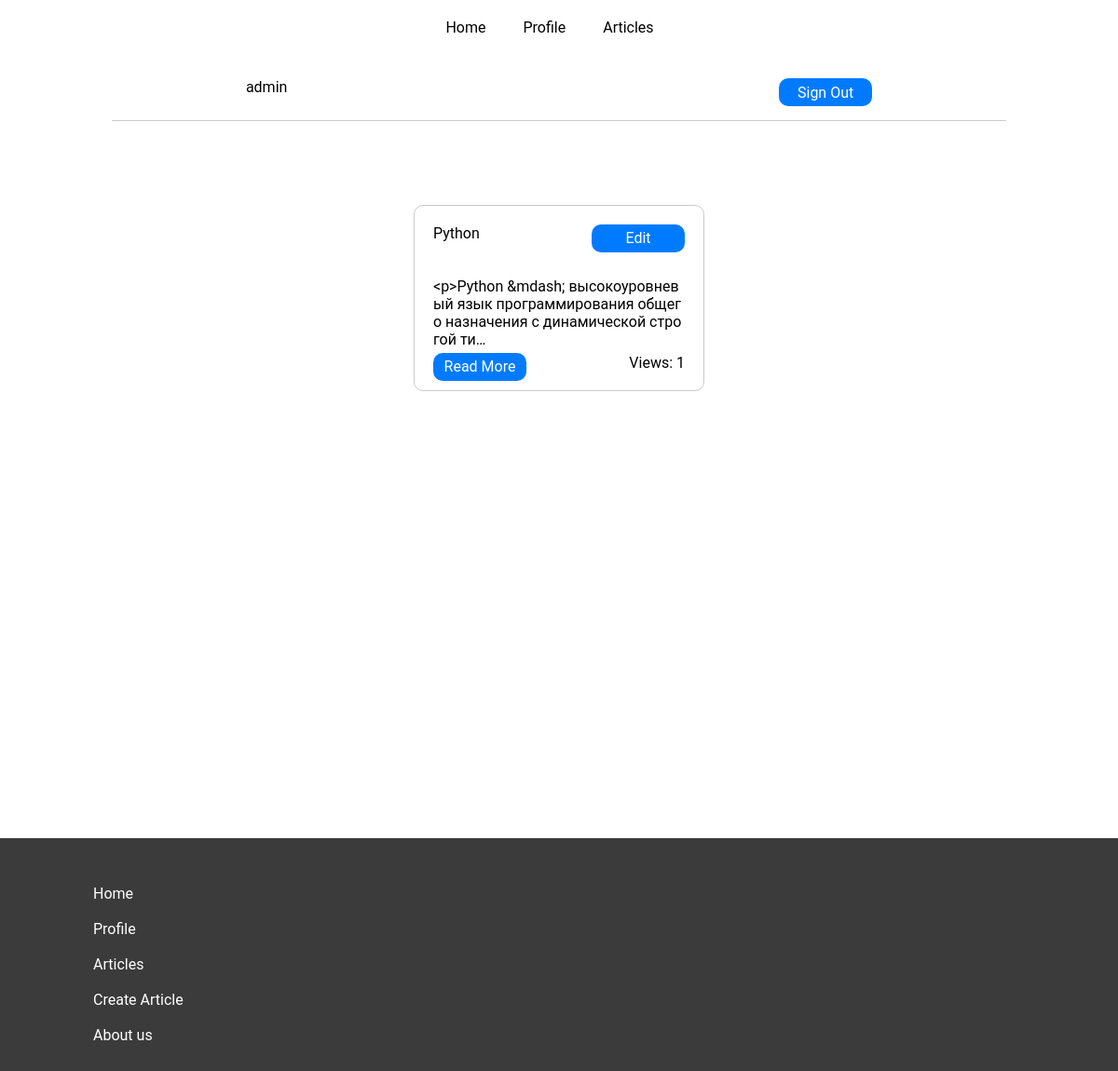
/profile/ (signed in), run on an earlier commit of the app's database.
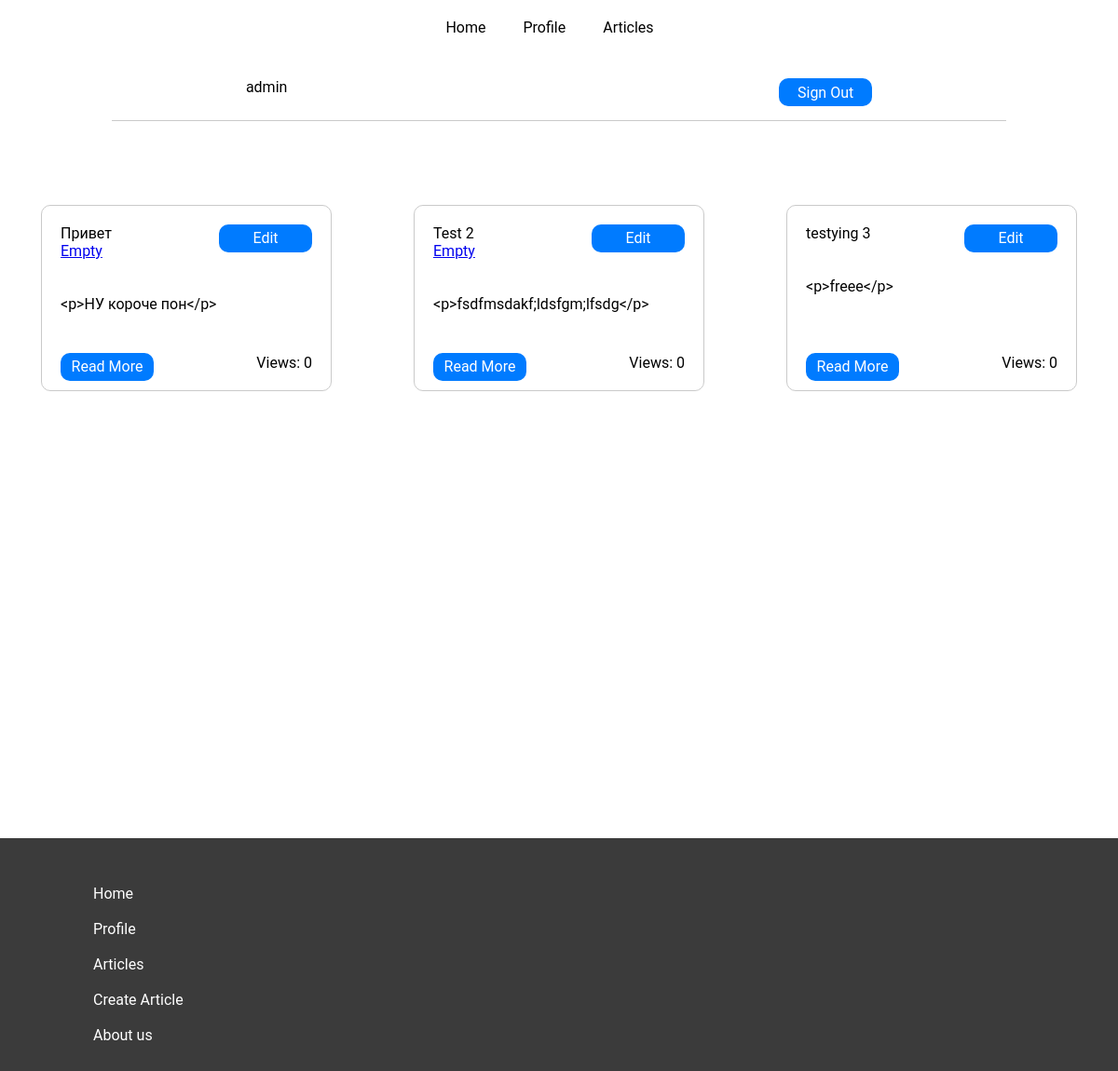
And on a later commit of the database.
### main/models.py (models this page shows, shortened)
class User(AbstractBaseUser):
    email = models.EmailField(verbose_name='email address', max_length=255, unique=True)
    username = models.CharField(verbose_name='name', max_length=30, blank=True, unique=True)
    is_staff = models.BooleanField(verbose_name='staff', default=False)
    is_superuser = models.BooleanField(verbose_name='superuser', default=False)
    avatar = models.ImageField(verbose_name='avatar', upload_to='avatar/%Y-%m-%d/', blank=True, default='avatar.svg')
    can_manage_article = models.BooleanField(verbose_name='can manage article', default=False)
    objects = UserManager()
    USERNAME_FIELD = 'email'
    REQUIRED_FIELDS = ['username']

class Article(models.Model):
    title = models.CharField(verbose_name='title', max_length=255, blank=True)
    content = RichTextField(verbose_name='content', blank=True)
    date = models.DateTimeField(verbose_name='date', auto_now_add=True)
    views = models.ManyToManyField(Ip, related_name="post_views", blank=True)
    author = models.ForeignKey(User, verbose_name='author', on_delete=models.CASCADE)
    slug = models.SlugField(verbose_name='slug', unique=True, blank=False)
    category = models.ManyToManyField(Category, verbose_name='category', blank=True)
    def get_absolute_url(self):
        return reverse('article', kwargs={'article_slug': self.slug})
    def total_views(self):
        return self.views.count()

class Category(models.Model):
    title = models.CharField(verbose_name='title', max_length=255, blank=True)
    slug = models.SlugField(verbose_name='slug', unique=True, blank=False)
    def get_absolute_url(self):
        return reverse('articles', kwargs={'category_slug': self.slug})

### main/views.py (the view)
# urls.py: path('profile/', views.profile, name='profile'),
def profile(request):
    if not request.user.is_authenticated:
        return redirect('sign_in')
    else:
        articles_model = Article.objects.filter(author = request.user)
        return render(request, 'main/profile.html', context = {'articles': articles_model})

### main/templates/main/profile.html (shortened to what this page needs)
{% extends './base.html' %}
{% block content %}
<div class="profile">
    {% if user.is_authenticated %}
        <div class="profile_main-information">
            {{ user.username }}
            <div class="profile_main-information_sign-out">
                <a href="{% url 'sign_out' %}">Sign Out</a>
            </div>
        </div>
        <div class="line"></div>
        <div class="profile_page">
        {% for article in articles %}
            <div class="profile_page_information">
                {{ article.title }}
                {% if article.author == user %}
                <div class="profile_page_information_edit">
                    <a href="{% url 'edit_article' article.slug %}">Edit</a>
                </div>
                {% endif %}
                <br>
                <div class="profile_page_information_category">
                    {% for category in article.category.all %}
                        <a href="{{ category.get_absolute_url }}">{{ category.title }}</a>
                    {% endfor %}
                </div>
                <br><br>
                {{ article.content|truncatechars:100 }}
                <div class="profile_page_information_read-more">
                    <a href="{{ article.get_absolute_url }}">Read More</a>
                </div>
                <div class="profile_page_information_viewing">
                    Views: {{ article.total_views }}
                </div>
            </div>
        {% endfor %}
        </div>
    {% else %}
        <h1>You are not logged in to your account</h1>
        <a href="{% url 'sign_in' %}">Sign In</a>
    {% endif %}
</div>
{% endblock %}

### main/templates/main/base.html (shortened to what this page needs)
{% load static %}
<!DOCTYPE html>
<html lang="en">
<head>
    <link rel="stylesheet" href="{% static 'css/style.css' %}">
</head>
<body>
    <header>
        <nav>
            <a href="{% url 'index' %}">Home</a></li>
            <a href="{% url 'profile' %}">Profile</a></li>
            <a href="{% url 'articles' %}">Articles</a></li>
        </nav>
    </header>
    <main>
        {% block content %}
        {% endblock %}
    </main>
    <footer>
        <div class="">
            <a href="{% url 'index' %}">Home</a><br><br>
            {% if user.is_authenticated %}
                <a href="{% url 'profile' %}">Profile</a><br><br>
            {% else %}
                <a href="{% url 'sign_in' %}">Profile</a><br><br>
            {% endif %}
            <a href="{% url 'articles' %}">Articles</a><br><br>
            <a href="{% url 'create_article' %}">Create Article</a><br><br>
        </div>
        <div class="">
            <a href="{% url 'about_us' %}">About us</a>
        </div>
    </footer>
</body>
</html>

### main/static/css/style.css (style rules this page uses)
body { width: 100%; margin: 0; font-family: "Roboto", sans-serif; position: relative; min-height: 800px; }
.line { width: 80%; margin: 0 auto; height: 1px; background-color: #cacaca; }
header { position: static; width: 100%; }
header nav { display: flex; justify-content: center; }
header nav a { display: inline-block; padding: 10px; text-decoration: none; color: #000; margin-top: 10px; margin-right: 20px; transition: color 0.3s; }
footer { display: block; position: absolute; bottom: -350px; width: 100%; height: 250px; background-color: #3b3b3b; padding: 50px 100px; box-sizing: border-box; }
footer a { color: #fff; text-decoration: none; }
.articles, .profile { margin-top: 80px; position: relative; }
.articles_page, .profile_page { margin-top: 90px; display: flex; justify-content: space-around; flex-wrap: wrap; }
.articles_page_information, .profile_page_information { margin-bottom: 20px; position: relative; padding: 20px; width: 26%; height: 200px; box-sizing: border-box; border: 1px solid #cacaca; word-break: break-all; border-radius: 10px; }
.articles_page_information_read-more, .articles_page_information_edit, .profile_page_information_read-more, .profile_page_information_edit { position: absolute; display: block; width: 100px; height: 30px; background-color: #007bff; border: none; cursor: pointer; border-radius: 10px; bottom: 10px; }
.articles_page_information_read-more a, .articles_page_information_edit a, .profile_page_information_read-more a, .profile_page_information_edit a { display: block; text-align: center; color: #fff; margin-top: 5px; text-decoration: none; }
.articles_page_information_edit, .profile_page_information_edit { right: 20px; top: 20px; }
.articles_page_information_viewing, .profile_page_information_viewing { position: absolute; bottom: 20px; right: 20px; }
.profile { position: relative; }
.profile_main-information { display: flex; justify-content: space-around; position: absolute; width: 100%; transform: translateY(-150%); }
.profile_main-information_sign-out { display: flex; justify-content: center; align-items: center; border-radius: 10px; width: 100px; height: 30px; background-color: #007bff; cursor: pointer; }
.profile_main-information_sign-out a { color: #fff; text-decoration: none; }

What changed in the data, as far as the page shows it:
removed Article: title "Python", shows "Edit", content "<p>Python &mdash; высокоуровневый язык программирования общего назначения с динамической строгой ти…", total_views "1"
added Article: title "Привет", shows "Edit", content "<p>НУ короче пон</p>", total_views "0"
now on this page (row edited): Category: title "Empty"
added Article: title "Test 2", shows "Edit", content "<p>fsdfmsdakf;ldsfgm;lfsdg</p>", total_views "0"
added Article: title "testying 3", shows "Edit", content "<p>freee</p>", total_views "0"
